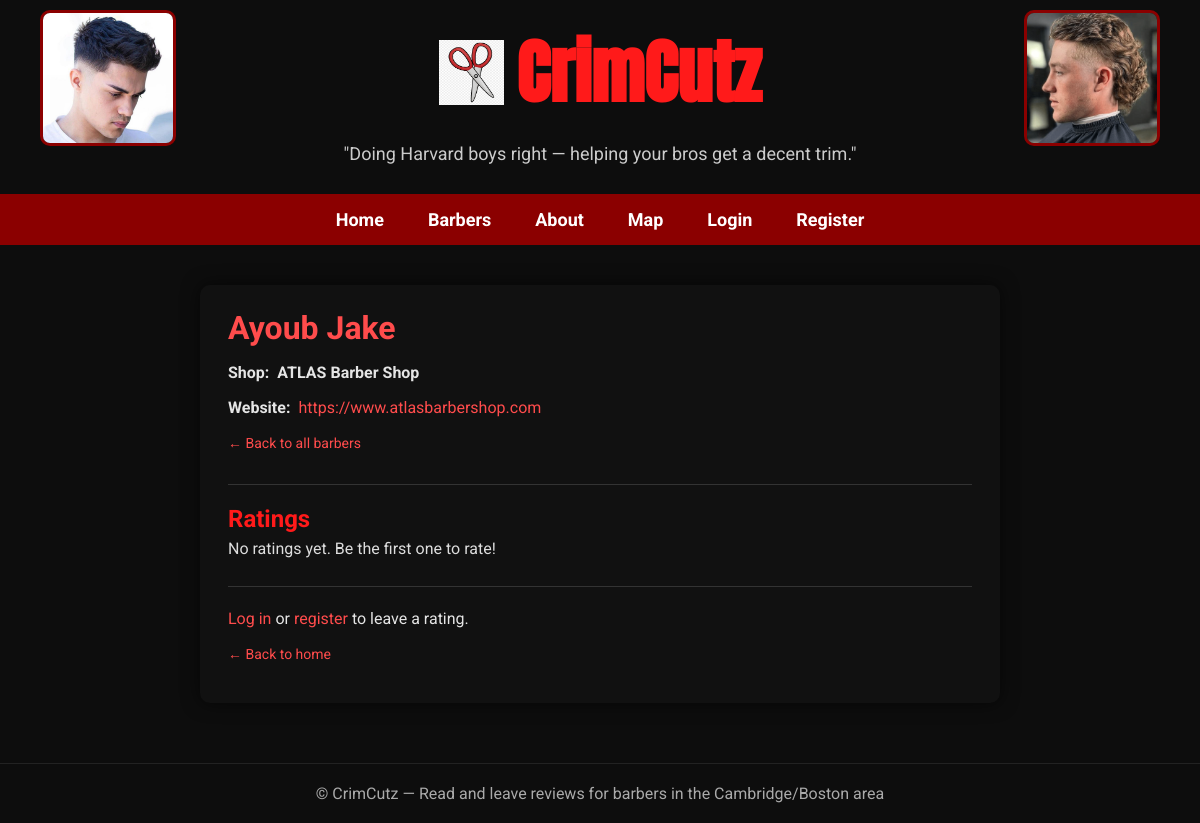
The page /barbers/1 on the database its author committed.
### tables this page shows
CREATE TABLE barbers (
id INTEGER PRIMARY KEY AUTOINCREMENT,
name TEXT NOT NULL,
shop_id INTEGER NOT NULL,
FOREIGN KEY (shop_id) REFERENCES shops(id)
);

CREATE TABLE shops (
id INTEGER PRIMARY KEY AUTOINCREMENT,
name TEXT NOT NULL,
location TEXT,
website TEXT,
description TEXT
, latitude REAL, longitude REAL);

### app.py (the view)
@app.route("/barbers/<int:barber_id>")
def barber_detail(barber_id):
    db = get_db_connection()
    barber = db.execute("""
        SELECT
            barbers.id        AS barber_id,
            barbers.name      AS barber_name,
            shops.name        AS shop_name,
            shops.location    AS shop_location,
            shops.website     AS shop_website,
            shops.description AS shop_description
        FROM barbers
        JOIN shops ON barbers.shop_id = shops.id
        WHERE barbers.id = ?
    """, (barber_id,)).fetchone()
    if barber is None:
        return "Barber not found", 404
    ratings = db.execute("""
        SELECT
            ratings.rating  AS rating_value,
            ratings.comment AS rating_comment,
            ratings.photo   AS photo,
            users.username  AS username
        FROM ratings
        JOIN users ON ratings.user_id = users.id
        WHERE ratings.barber_id = ?
        ORDER BY ratings.id DESC
    """, (barber_id,)).fetchall()
    avg_row = db.execute("""
        SELECT AVG(rating) AS avg_rating, COUNT(*) AS count_ratings
        FROM ratings
        WHERE barber_id = ?
    """, (barber_id,)).fetchone()
    if avg_row is None:
        avg_rating = None
        count_ratings = 0
    else:
        avg_rating = avg_row["avg_rating"]
        count_ratings = avg_row["count_ratings"]
    return render_template(
        "barber_detail.html",
        barber=barber,
        ratings=ratings,
        avg_rating=avg_rating,
        count_ratings=count_ratings,
        user=session.get("username")
    )

### app.py (called while the page is built)
def get_db_connection():
    if "db" not in g:
        g.db = sqlite3.connect("crimcuts.db")
        g.db.row_factory = sqlite3.Row
    return g.db

@app.teardown_appcontext
def close_db_connection(error):
    db = g.pop("db", None)
    if db is not None:
        db.close()

### templates/barber_detail.html (shortened to what this page needs)
{% extends "layout.html" %}
{% block main %}
<div class="barber-page">
  <section class="barber-header">
    <h1 class="barber-name">{{ barber["barber_name"] }}</h1>
    <p class="barber-shop">
      <span class="label">Shop:</span>
      <strong>{{ barber["shop_name"] }}</strong>
    </p>
    {% if barber["shop_website"] %}
      <p class="shop-website">
        <span class="label">Website:</span>
        <a href="{{ barber['shop_website'] }}" target="_blank">
          {{ barber['shop_website'] }}
        </a>
      </p>
    {% endif %}
    <p class="back-link">
      <a href="{{ url_for('barbers') }}">← Back to all barbers</a>
    </p>
  </section>
  <section class="ratings-section">
    <div class="ratings-header">
      <h2>Ratings</h2>
      {% if count_ratings == 0 %}
        <p class="ratings-summary">No ratings yet. Be the first one to rate!</p>
      {% else %}
        <p class="ratings-summary">
          Average rating:
          <span class="avg-rating">{{ "%.1f" | format(avg_rating) }}</span> / 5
          <span class="ratings-count">({{ count_ratings }} review{% if count_ratings != 1 %}s{% endif %})</span>
        </p>
      {% endif %}
    </div>
  </section>
  <section class="rating-form-section">
    {% if user %}
    <hr>
      <h2>Leave a rating</h2>
      <form class="rating-form" method="post" enctype="multipart/form-data"
            action="{{ url_for('rate_barber', barber_id=barber['barber_id']) }}">
        <div class="form-row">
          <label for="rating">Rating (1–5)</label>
          <select id="rating" name="rating" required>
            <option value="" disabled selected>Select a rating</option>
            <option value="1">1 — Poor</option>
            <option value="2">2 — Fair</option>
            <option value="3">3 — Good</option>
            <option value="4">4 — Very good</option>
            <option value="5">5 — Excellent</option>
          </select>
        </div>
        <div class="form-row">
          <label for="comment">Comment (optional)</label>
          <textarea id="comment"
                    name="comment"
                    rows="3"
                    maxlength="1000"
                    placeholder="Share your experience..."></textarea>
        </div>
        <div>
        <label for="photo">Upload your haircut photo: </label>
        <input type="file" id="photo" name="photo" accept="image/*">
        </div>
        <div class="form-actions">
          <button type="submit">Submit rating</button>
        </div>
    </form>
    <form method="post"
        action="{{ url_for('delete_rating', barber_id=barber['barber_id']) }}" style="margin-top: 10px;">
        <button type="submit" class="secondary-button">Remove my rating</button>
    </form>
    {% else %}
      <p>
        <a href="{{ url_for('login') }}">Log in</a>
        or
        <a href="{{ url_for('register') }}">register</a>
        to leave a rating.
      </p>
    {% endif %}
  </section>
  <p class="back-home-link">
    <a href="{{ url_for('index') }}">← Back to home</a>
  </p>
</div>
{% endblock %}

### static/style.css (style rules this page uses)
body { background-color: #0d0d0d; color: #e5e5e5; font-family: 'Roboto', sans-serif; margin: 0; padding: 0; }
h1, h2 { color: #ff1a1a; font-weight: 700; }
a { color: #ff4c4c; text-decoration: none; }
.barber-page { max-width: 800px; margin: 30px auto 40px; background-color: #111; padding: 24px 28px; border-radius: 10px; box-shadow: 0 0 18px rgba(0, 0, 0, 0.6); }
.barber-header { border-bottom: 1px solid #333; padding-bottom: 16px; margin-bottom: 20px; }
.barber-name { font-size: 32px; margin: 0 0 8px; color: #ff4c4c; }
.barber-shop .label, .shop-website .label { font-weight: 700; margin-right: 4px; }
.shop-website a { color: #ff4c4c; }
.back-link a, .back-home-link a { font-size: 14px; }
.ratings-section { border-bottom: 1px solid #333; padding-bottom: 18px; margin-bottom: 22px; }
.ratings-header h2, .rating-form-section h2 { margin-bottom: 6px; }
.ratings-summary { margin: 0 0 10px; color: #dddddd; }
.rating-form-section { margin-bottom: 10px; }

### rows shown on the page
barbers: barber_name "Ayoub Jake"
shops: shop_name "ATLAS Barber Shop", shop_website "https://www.atlasbarbershop.com"
